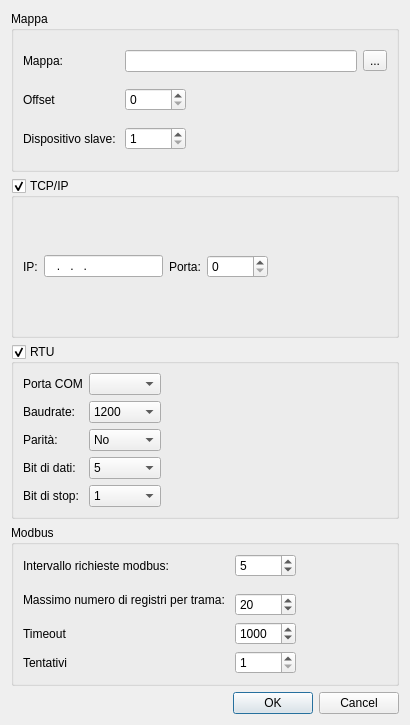
<?xml version="1.0" encoding="UTF-8"?>
<ui version="4.0">
 <class>OpenDialog</class>
 <widget class="QDialog" name="OpenDialog">
  <property name="geometry">
   <rect>
    <x>0</x>
    <y>0</y>
    <width>410</width>
    <height>725</height>
   </rect>
  </property>
  <property name="windowTitle">
   <string>Dialog</string>
  </property>
  <layout class="QVBoxLayout" name="verticalLayout">
   <item>
    <widget class="QGroupBox" name="groupBox_3">
     <property name="title">
      <string>Mappa</string>
     </property>
     <layout class="QGridLayout" name="gridLayout_2">
      <item row="3" column="1">
       <widget class="QSpinBox" name="sbSlave">
        <property name="minimum">
         <number>1</number>
        </property>
        <property name="maximum">
         <number>255</number>
        </property>
        <property name="value">
         <number>1</number>
        </property>
       </widget>
      </item>
      <item row="0" column="0">
       <widget class="QLabel" name="label_2">
        <property name="text">
         <string>Mappa:</string>
        </property>
       </widget>
      </item>
      <item row="1" column="2">
       <spacer name="horizontalSpacer_2">
        <property name="orientation">
         <enum>Qt::Horizontal</enum>
        </property>
        <property name="sizeHint" stdset="0">
         <size>
          <width>40</width>
          <height>20</height>
         </size>
        </property>
       </spacer>
      </item>
      <item row="1" column="0">
       <widget class="QLabel" name="label_4">
        <property name="text">
         <string>Offset</string>
        </property>
       </widget>
      </item>
      <item row="3" column="0">
       <widget class="QLabel" name="label_8">
        <property name="text">
         <string>Dispositivo slave: </string>
        </property>
       </widget>
      </item>
      <item row="1" column="1">
       <widget class="QSpinBox" name="sbOffset">
        <property name="maximum">
         <number>65535</number>
        </property>
       </widget>
      </item>
      <item row="0" column="3">
       <widget class="QToolButton" name="tbMap">
        <property name="text">
         <string>...</string>
        </property>
       </widget>
      </item>
      <item row="0" column="1" colspan="2">
       <widget class="QLineEdit" name="leMap"/>
      </item>
     </layout>
    </widget>
   </item>
   <item>
    <widget class="QGroupBox" name="gbTcp">
     <property name="title">
      <string>TCP/IP</string>
     </property>
     <property name="checkable">
      <bool>true</bool>
     </property>
     <layout class="QHBoxLayout" name="horizontalLayout">
      <item>
       <widget class="QLabel" name="label">
        <property name="text">
         <string>IP:</string>
        </property>
       </widget>
      </item>
      <item>
       <widget class="QLineEdit" name="leIp">
        <property name="inputMask">
         <string>000.000.000.000</string>
        </property>
       </widget>
      </item>
      <item>
       <widget class="QLabel" name="label_13">
        <property name="text">
         <string>Porta:</string>
        </property>
       </widget>
      </item>
      <item>
       <widget class="QSpinBox" name="sbPort">
        <property name="maximum">
         <number>65535</number>
        </property>
       </widget>
      </item>
      <item>
       <spacer name="horizontalSpacer">
        <property name="orientation">
         <enum>Qt::Horizontal</enum>
        </property>
        <property name="sizeHint" stdset="0">
         <size>
          <width>40</width>
          <height>20</height>
         </size>
        </property>
       </spacer>
      </item>
     </layout>
    </widget>
   </item>
   <item>
    <widget class="QGroupBox" name="gbRtu">
     <property name="title">
      <string>RTU</string>
     </property>
     <property name="checkable">
      <bool>true</bool>
     </property>
     <layout class="QGridLayout" name="gridLayout_3">
      <item row="0" column="0">
       <widget class="QLabel" name="label_6">
        <property name="text">
         <string>Porta COM</string>
        </property>
       </widget>
      </item>
      <item row="3" column="1">
       <widget class="QComboBox" name="cbDatabits">
        <item>
         <property name="text">
          <string>5</string>
         </property>
        </item>
        <item>
         <property name="text">
          <string>6</string>
         </property>
        </item>
        <item>
         <property name="text">
          <string>7</string>
         </property>
        </item>
        <item>
         <property name="text">
          <string>8</string>
         </property>
        </item>
       </widget>
      </item>
      <item row="3" column="0">
       <widget class="QLabel" name="label_11">
        <property name="text">
         <string>Bit di dati:</string>
        </property>
       </widget>
      </item>
      <item row="1" column="1">
       <widget class="QComboBox" name="cbBaudrate">
        <item>
         <property name="text">
          <string>1200</string>
         </property>
        </item>
        <item>
         <property name="text">
          <string>2400</string>
         </property>
        </item>
        <item>
         <property name="text">
          <string>4800</string>
         </property>
        </item>
        <item>
         <property name="text">
          <string>9600</string>
         </property>
        </item>
        <item>
         <property name="text">
          <string>19200</string>
         </property>
        </item>
        <item>
         <property name="text">
          <string>38400</string>
         </property>
        </item>
        <item>
         <property name="text">
          <string>57600</string>
         </property>
        </item>
        <item>
         <property name="text">
          <string>115200</string>
         </property>
        </item>
       </widget>
      </item>
      <item row="2" column="0">
       <widget class="QLabel" name="label_10">
        <property name="text">
         <string>Parità:</string>
        </property>
       </widget>
      </item>
      <item row="0" column="1">
       <widget class="QComboBox" name="cbCommDevice"/>
      </item>
      <item row="4" column="0">
       <widget class="QLabel" name="label_12">
        <property name="text">
         <string>Bit di stop:</string>
        </property>
       </widget>
      </item>
      <item row="4" column="1">
       <widget class="QComboBox" name="cbStopbits">
        <item>
         <property name="text">
          <string>1</string>
         </property>
        </item>
        <item>
         <property name="text">
          <string>3</string>
         </property>
        </item>
        <item>
         <property name="text">
          <string>2</string>
         </property>
        </item>
       </widget>
      </item>
      <item row="1" column="0">
       <widget class="QLabel" name="label_9">
        <property name="text">
         <string>Baudrate:</string>
        </property>
       </widget>
      </item>
      <item row="2" column="1">
       <widget class="QComboBox" name="cbParity">
        <item>
         <property name="text">
          <string>No</string>
         </property>
        </item>
        <item>
         <property name="text">
          <string>Even</string>
         </property>
        </item>
        <item>
         <property name="text">
          <string>Odd</string>
         </property>
        </item>
        <item>
         <property name="text">
          <string>Space</string>
         </property>
        </item>
        <item>
         <property name="text">
          <string>Mark</string>
         </property>
        </item>
       </widget>
      </item>
      <item row="1" column="2">
       <spacer name="horizontalSpacer_3">
        <property name="orientation">
         <enum>Qt::Horizontal</enum>
        </property>
        <property name="sizeHint" stdset="0">
         <size>
          <width>40</width>
          <height>20</height>
         </size>
        </property>
       </spacer>
      </item>
     </layout>
    </widget>
   </item>
   <item>
    <widget class="QGroupBox" name="groupBox_4">
     <property name="title">
      <string>Modbus</string>
     </property>
     <layout class="QGridLayout" name="gridLayout">
      <item row="0" column="1">
       <widget class="QSpinBox" name="sbInterval">
        <property name="minimum">
         <number>0</number>
        </property>
        <property name="maximum">
         <number>1000</number>
        </property>
        <property name="value">
         <number>5</number>
        </property>
       </widget>
      </item>
      <item row="0" column="0">
       <widget class="QLabel" name="label_3">
        <property name="text">
         <string>Intervallo richieste modbus:</string>
        </property>
       </widget>
      </item>
      <item row="4" column="1">
       <widget class="QSpinBox" name="sbRetries">
        <property name="minimum">
         <number>1</number>
        </property>
        <property name="maximum">
         <number>100</number>
        </property>
        <property name="value">
         <number>1</number>
        </property>
       </widget>
      </item>
      <item row="3" column="0">
       <widget class="QLabel" name="label_7">
        <property name="text">
         <string>Timeout</string>
        </property>
       </widget>
      </item>
      <item row="3" column="1">
       <widget class="QSpinBox" name="sbTimeout">
        <property name="minimum">
         <number>10</number>
        </property>
        <property name="maximum">
         <number>10000</number>
        </property>
        <property name="value">
         <number>1000</number>
        </property>
       </widget>
      </item>
      <item row="2" column="1">
       <widget class="QSpinBox" name="sbMaxLength">
        <property name="minimum">
         <number>1</number>
        </property>
        <property name="maximum">
         <number>65535</number>
        </property>
        <property name="value">
         <number>20</number>
        </property>
       </widget>
      </item>
      <item row="1" column="0" rowspan="2">
       <widget class="QLabel" name="label_5">
        <property name="text">
         <string>Massimo numero di registri per trama: </string>
        </property>
       </widget>
      </item>
      <item row="4" column="0">
       <widget class="QLabel" name="label_14">
        <property name="text">
         <string>Tentativi</string>
        </property>
       </widget>
      </item>
      <item row="2" column="2">
       <spacer name="horizontalSpacer_4">
        <property name="orientation">
         <enum>Qt::Horizontal</enum>
        </property>
        <property name="sizeHint" stdset="0">
         <size>
          <width>40</width>
          <height>20</height>
         </size>
        </property>
       </spacer>
      </item>
     </layout>
    </widget>
   </item>
   <item>
    <widget class="QDialogButtonBox" name="buttonBox">
     <property name="orientation">
      <enum>Qt::Horizontal</enum>
     </property>
     <property name="standardButtons">
      <set>QDialogButtonBox::Cancel|QDialogButtonBox::Ok</set>
     </property>
    </widget>
   </item>
  </layout>
 </widget>
 <resources/>
 <connections>
  <connection>
   <sender>buttonBox</sender>
   <signal>accepted()</signal>
   <receiver>OpenDialog</receiver>
   <slot>accept()</slot>
   <hints>
    <hint type="sourcelabel">
     <x>203</x>
     <y>653</y>
    </hint>
    <hint type="destinationlabel">
     <x>157</x>
     <y>274</y>
    </hint>
   </hints>
  </connection>
  <connection>
   <sender>buttonBox</sender>
   <signal>rejected()</signal>
   <receiver>OpenDialog</receiver>
   <slot>reject()</slot>
   <hints>
    <hint type="sourcelabel">
     <x>203</x>
     <y>653</y>
    </hint>
    <hint type="destinationlabel">
     <x>286</x>
     <y>274</y>
    </hint>
   </hints>
  </connection>
 </connections>
</ui>
